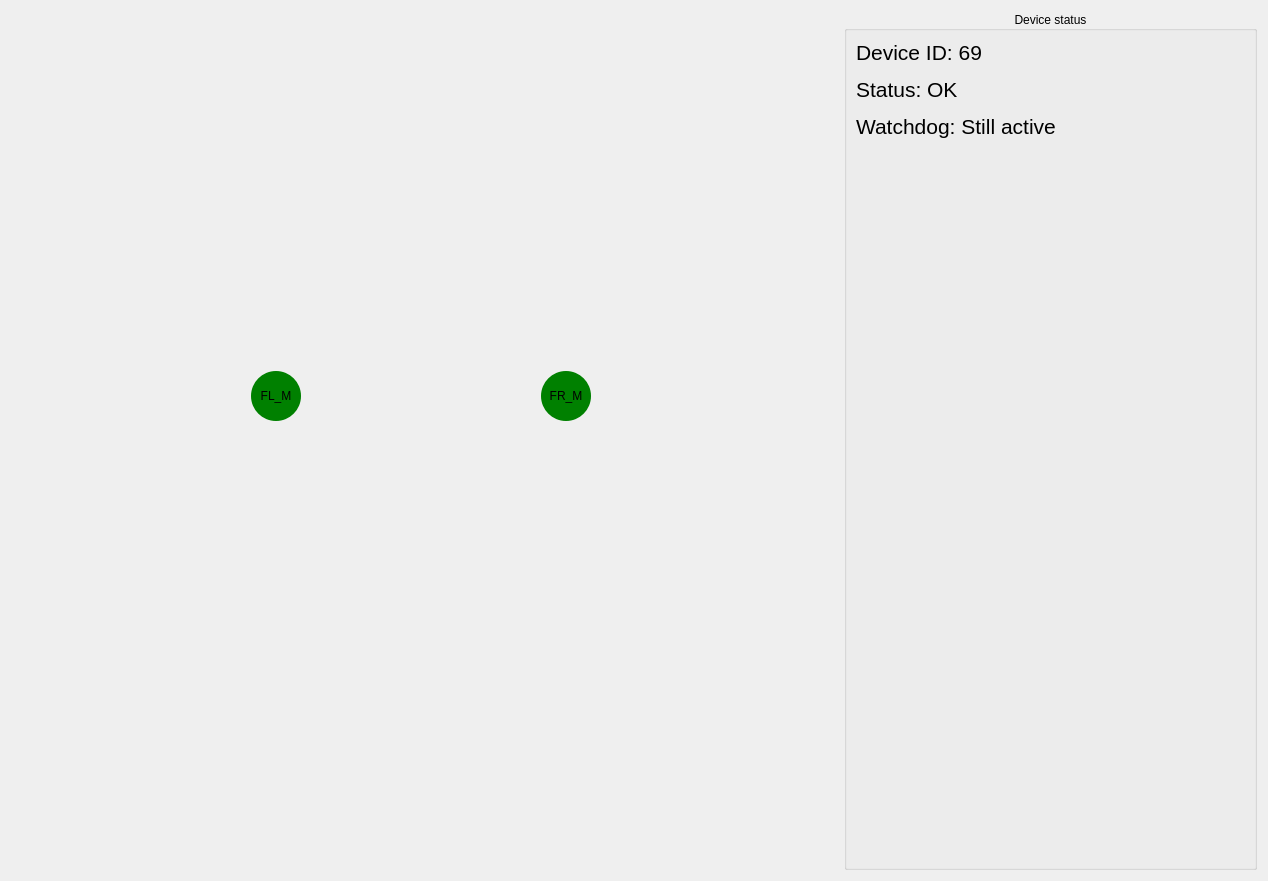
<?xml version="1.0" encoding="UTF-8"?>
<ui version="4.0">
 <class>DeviceStatus</class>
 <widget class="QWidget" name="DeviceStatus">
  <property name="geometry">
   <rect>
    <x>0</x>
    <y>0</y>
    <width>1268</width>
    <height>881</height>
   </rect>
  </property>
  <property name="windowTitle">
   <string>Form</string>
  </property>
  <layout class="QHBoxLayout" name="horizontalLayout" stretch="2,1">
   <item>
    <widget class="QWidget" name="Rover" native="true">
     <widget class="QLabel" name="RoverImage">
      <property name="geometry">
       <rect>
        <x>120</x>
        <y>90</y>
        <width>581</width>
        <height>741</height>
       </rect>
      </property>
      <property name="styleSheet">
       <string notr="true"/>
      </property>
      <property name="frameShape">
       <enum>QFrame::NoFrame</enum>
      </property>
      <property name="text">
       <string/>
      </property>
      <property name="pixmap">
       <pixmap resource="../../src/ressources/ressources.qrc">:/rovUS/images/rover2.jpeg</pixmap>
      </property>
      <property name="scaledContents">
       <bool>true</bool>
      </property>
      <property name="alignment">
       <set>Qt::AlignCenter</set>
      </property>
      <property name="wordWrap">
       <bool>false</bool>
      </property>
     </widget>
     <widget class="QPushButton" name="frontrightMotor">
      <property name="geometry">
       <rect>
        <x>530</x>
        <y>360</y>
        <width>50</width>
        <height>50</height>
       </rect>
      </property>
      <property name="sizePolicy">
       <sizepolicy hsizetype="Fixed" vsizetype="Fixed">
        <horstretch>0</horstretch>
        <verstretch>0</verstretch>
       </sizepolicy>
      </property>
      <property name="minimumSize">
       <size>
        <width>50</width>
        <height>50</height>
       </size>
      </property>
      <property name="maximumSize">
       <size>
        <width>50</width>
        <height>50</height>
       </size>
      </property>
      <property name="styleSheet">
       <string notr="true">QPushButton {
    background-color: green;
    border-radius: 25px;
    border: none;
}</string>
      </property>
      <property name="text">
       <string>FR_M</string>
      </property>
      <property name="checkable">
       <bool>false</bool>
      </property>
      <property name="autoDefault">
       <bool>false</bool>
      </property>
      <property name="flat">
       <bool>false</bool>
      </property>
     </widget>
     <widget class="QPushButton" name="frontleftMotor">
      <property name="geometry">
       <rect>
        <x>240</x>
        <y>360</y>
        <width>50</width>
        <height>50</height>
       </rect>
      </property>
      <property name="sizePolicy">
       <sizepolicy hsizetype="Fixed" vsizetype="Fixed">
        <horstretch>0</horstretch>
        <verstretch>0</verstretch>
       </sizepolicy>
      </property>
      <property name="minimumSize">
       <size>
        <width>50</width>
        <height>50</height>
       </size>
      </property>
      <property name="maximumSize">
       <size>
        <width>50</width>
        <height>50</height>
       </size>
      </property>
      <property name="styleSheet">
       <string notr="true">QPushButton {
    background-color: green;
    border-radius: 25px;
    border: none;
}</string>
      </property>
      <property name="text">
       <string>FL_M</string>
      </property>
      <property name="checkable">
       <bool>false</bool>
      </property>
      <property name="autoDefault">
       <bool>false</bool>
      </property>
      <property name="flat">
       <bool>false</bool>
      </property>
     </widget>
    </widget>
   </item>
   <item>
    <layout class="QHBoxLayout" name="DeviceStatusWidget">
     <item>
      <widget class="QGroupBox" name="StatusReport">
       <property name="title">
        <string>Device status</string>
       </property>
       <property name="alignment">
        <set>Qt::AlignCenter</set>
       </property>
       <layout class="QVBoxLayout" name="verticalLayout">
        <item>
         <widget class="QLabel" name="StatusInfo">
          <property name="text">
           <string>&lt;html&gt;&lt;head/&gt;&lt;body&gt;&lt;p&gt;&lt;span style=&quot; font-size:16pt;&quot;&gt;Device ID: 69&lt;/span&gt;&lt;/p&gt;&lt;p&gt;&lt;span style=&quot; font-size:16pt;&quot;&gt;Status: OK&lt;/span&gt;&lt;/p&gt;&lt;p&gt;&lt;span style=&quot; font-size:16pt;&quot;&gt;Watchdog: Still active&lt;/span&gt;&lt;/p&gt;&lt;/body&gt;&lt;/html&gt;</string>
          </property>
          <property name="scaledContents">
           <bool>false</bool>
          </property>
          <property name="alignment">
           <set>Qt::AlignLeading|Qt::AlignLeft|Qt::AlignTop</set>
          </property>
         </widget>
        </item>
       </layout>
      </widget>
     </item>
    </layout>
   </item>
  </layout>
 </widget>
 <resources>
  <include location="../../src/ressources/ressources.qrc"/>
 </resources>
 <connections/>
</ui>
